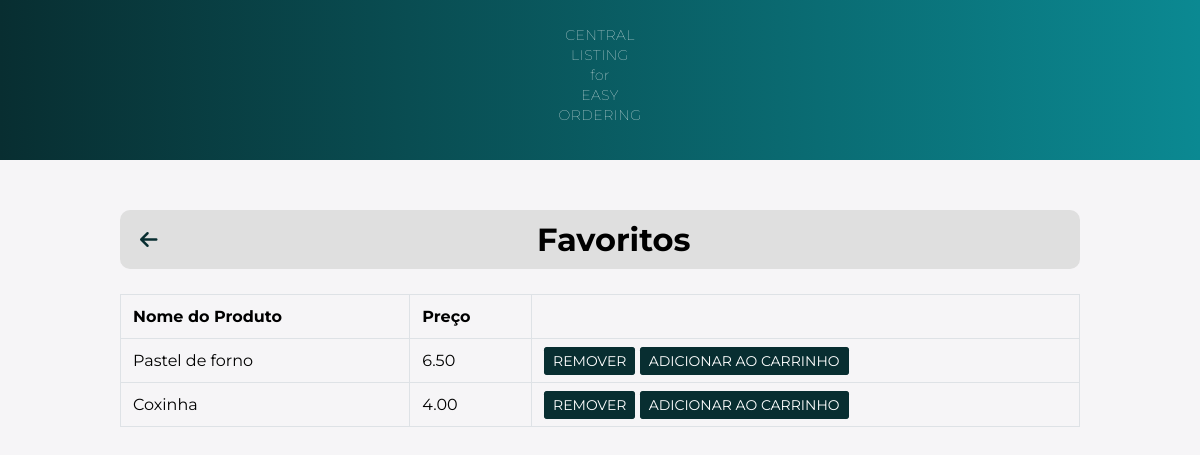
The app's page /list_favorite/ (signed in) with its own data.
### main/models.py (models this page shows, shortened)
class Favorite(models.Model):
    user = models.ForeignKey(User, on_delete=models.CASCADE)
    product = models.ForeignKey(FoodProduct, on_delete=models.CASCADE)

class FoodProduct(models.Model):
    name = models.CharField(max_length=255)
    price = models.DecimalField(max_digits=10, decimal_places=2)
    image = models.ImageField(upload_to='static/food_products/', default="static/food_products/default")
    description = models.TextField()
    ingredients = models.ManyToManyField(Ingredients, blank=True)
    categoria = models.ForeignKey(Categoria, on_delete=models.CASCADE, null=True)

### main/views.py (the view)
# urls.py: path('list_favorite/', views.list_favorite, name='list_favorite'),
def list_favorite(request):
    favorite_item = Favorite.objects.filter(user=request.user)
    return render(request, 'favorite.html', {'list_favorite': favorite_item})

### templates/favorite.html (shortened to what this page needs)
{% load static %}
<!DOCTYPE html>
<html>
<head>
    <link rel="stylesheet" type="text/css" href="{% static './css/favorite.css' %}">
    <link rel="stylesheet" href="https://cdnjs.cloudflare.com/ajax/libs/font-awesome/6.4.0/css/all.min.css" />
</head>
<body>
    <nav>
        <p>CENTRAL<br>LISTING<br>for<br>EASY<br>ORDERING</p>
    </nav>
    <div class="container">
        <div class="top-bar">
            <a href="{% url 'home' %}" class="back-to-home">
                <i class="fas fa-arrow-left" name="arrow_favorites"></i>
            </a>
            <h1 class="top-bar-title">Favoritos</h1>
        </div>
    </div>
    <div class="container">
        <div class="row">
            <div class="col-12">
                {% if list_favorite %}
                <div class="table-container">
                <table class="table table-bordered">
                    <thead>
                        <tr>
                            <th>Nome do Produto</th>
                            <th>Preço</th>
                            <th></th>
                        </tr>
                    </thead>
                    <tbody>
                        {% for item in list_favorite %}
                        <tr>
                            <td>{{ item.product.name }}</td>
                            <td>{{ item.product.price }}</td>
                            <td>
                                <a href="{% url 'remove_favorite' item.product.id %}" class="btn btn-danger btn-sm" name="removeFavorite">Remover</a>
                                <a href="{% url 'add_favorite_to_cart' item.product.id %}" class="btn btn-danger btn-sm" name="addToCart">Adicionar ao Carrinho</a>
                            </td>
                        </tr>
                        {% endfor %}
                    </tbody>
                </table>
            </div>
                {% else %}
                <div class="empty-favorite-message">
                    <p>Você não tem produtos favoritos <a href="{% url 'home' %}">Continue comprando</a>.</p>
                </div>
                {% endif %}
            </div>
        </div>
    </div>
</body>
</html>

### static/css/favorite.css (style rules this page uses)
* { box-sizing: border-box; margin: 0; padding: 0; }
body { background: #f6f5f7; font-family: 'Montserrat', sans-serif; }
nav { background: linear-gradient(90deg, #082E31, #0b8992); padding: 5px; text-align: center; font-size: 15px; font-weight: bold; width: 100%; color: #fff; margin-bottom: 50px; }
p { font-size: 14px; font-weight: 100; line-height: 20px; letter-spacing: 0.5px; margin: 20px 0 30px; }
.container { width: 80%; margin: 0 auto; position: relative; }
.table { width: 100%; margin-bottom: 1rem; background-color: transparent; border-collapse: collapse; }
.table-bordered { border: 1px solid #dee2e6; }
.table-bordered th, .table-bordered td { border: 1px solid #dee2e6; }
th { text-align: inherit; padding: 0.75rem; vertical-align: top; border-top: 1px solid #dee2e6; }
td { padding: 0.75rem; vertical-align: top; border-top: 1px solid #dee2e6; }
.btn { text-transform: uppercase; font-size: 12px; padding: 8px 20px; border-radius: 5px; cursor: pointer; text-decoration: none; }
.btn-danger { background-color:#082E31; color: #fff; border: 1px solid #082E31; }
.btn-sm { font-size: 0.875rem; padding: 0.25rem 0.5rem; border-radius: 0.2rem; }
.top-bar { display: flex; align-items: center; padding: 10px 20px; background-color: #dfdfdf; border-radius: 10px; width: 100%; margin-bottom: 20px; position: relative; }
.top-bar-title { flex-grow: 1; margin: 0; font-size: 32px; text-align: center; }
.back-to-home { color: #082E31; font-size: 20px; margin-right: 10px; }
.table-container { margin-top: 25px; }

### records on screen
Favorite: product.name "Pastel de forno", product.price "6.50"
Favorite: product.name "Coxinha", product.price "4.00"
